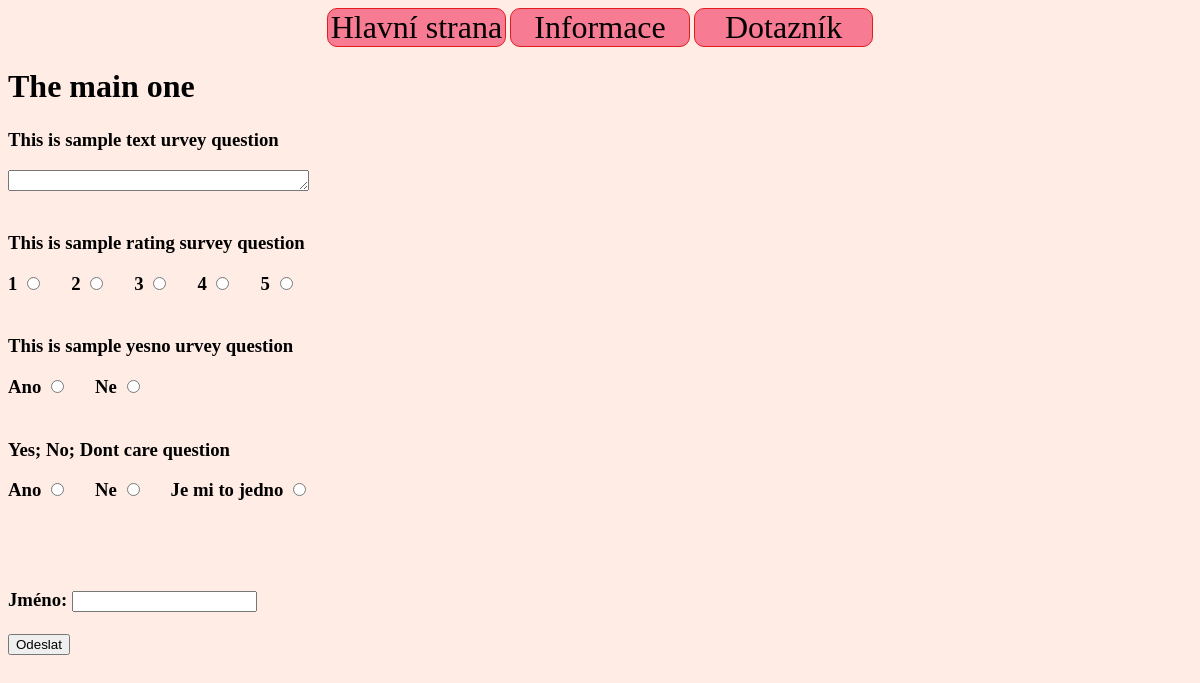
Page /survey/1 on the committed database.
### survey/models.py (models this page shows)
class Survey(Model):
    name: CharField = CharField(max_length=255)

class SurveyQuestion(Model):
    survey: ForeignKey = ForeignKey(Survey, on_delete=models.CASCADE)
    text: TextField = TextField()
    class AnswerType(TextChoices):
        RATING = 'rating', 'rating 1 - 5'
        TEXT = 'text'
        YES_NO = 'yes_no', 'yes - no'
        YES_NO_DC = 'yes_no_dc', 'yes, no, don\'t care'
    answer_type: CharField = CharField(
        max_length=200,
        choices=AnswerType.choices,
        default=AnswerType.TEXT
    )

### survey/views.py (the view)
# urls.py: path('<int:survey_id>', views.survey),
@csrf_protect
def survey(request: HttpRequest, survey_id: int) -> HttpResponse:
    prefilled = {}
    if request.method == 'POST':
        prefilled = request.POST.dict()
    if 'submit' in prefilled:
        try:
            save_survey(request, survey_id)
            return HttpResponseRedirect('/survey')
        except FormException as e:
            prefilled['form_error'] = str(e)
    survey = get_object_or_404(Survey, id=survey_id)
    questions = SurveyQuestion.objects.all().filter(survey=survey)
    context = {
        'top_layout': top_layout.get(),
        'survey': survey,
        'questions': questions,
        'possible_rates': list(map(lambda x: str(x), range(1, 6))),
        'prefilled': prefilled,
    }
    print(prefilled)
    return render(request, 'survey/survey.html', context)

### survey/views.py (called while the page is built)
@register.filter
def get_item(dct, key):
    return dct.get(str(key), '')

### top_layout.py (called while the page is built)
def get() -> str:
    return open(Path(__file__).parent/'top_layout.html', 'r', encoding='utf-8').read()

### survey/templates/survey/survey.html (shortened to what this page needs)
<html>
{{ top_layout | safe}}
<h1> {{ survey.name }} </h1>
<form id="form_{{survey.id}}" action="/survey/{{survey.id}}" method='POST'>
{% for question in questions %}
    <h3> {{ question.text }} <h3>
    {% if question.answer_type == 'rating' %}
        {% for rate in possible_rates %}
            <label for="{{ question.id }}_{{rate}}">{{ rate }}</label>
            <input id="{{ question.id }}_{{rate}}" type='radio' name={{ question.id }} value={{ rate }}
            >
        {% endfor %}
    {% elif question.answer_type == 'text' %}
        <textarea name={{ question.id }} rows='1' cols='35' form_id="form_{{survey.id}}">{{ prefilled|get_item:question.id }}</textarea>
    {% elif question.answer_type == 'yes_no' %}
        <label for="{{ question.id }}_yes">Ano</label>
        <input id="{{ question.id }}_yes" type='radio' name={{ question.id }} value='Yes'
        >
        <label for="{{ question.id }}_no">Ne</label>
        <input id="{{ question.id }}_no" type='radio' name={{ question.id }} value='No'
        >
    {% elif question.answer_type == 'yes_no_dc' %}
        <label for="{{ question.id }}_yes">Ano</label>
        <input id="{{ question.id }}_yes" type='radio' name={{ question.id }} value='Yes'
        >
        <label for="{{ question.id }}_no">Ne</label>
        <input id="{{ question.id }}_no" type='radio' name={{ question.id }} value='No'
        >
        <label for="{{ question.id }}_dc">Je mi to jedno</label>
        <input id="{{ question.id }}_dc" type='radio' name={{ question.id }} value='dc'
        >
    {% else %}
        Unknown
    {% endif %}
    <br>
    <br>
{% endfor %}
<br>
<br>
<br>
<label for='respondent'>Jméno:</label>
<input type='text' name='respondent' id='respondent' value="{{ prefilled.respondent }}">
<br>
<br>
<input type='submit' value='Odeslat' name='submit'>
</html>

### rows in the picture
Survey: name "The main one"
SurveyQuestion: text "This is sample text urvey question"
SurveyQuestion: text "This is sample rating survey question", possible_rates "1" "2" "3" "4" "5", id "☐ 1" "☐ 2" "☐ 3" "☐ 4" "☐ 5"
SurveyQuestion: text "This is sample yesno urvey question", id "☐ Ano", id "☐ Ne"
SurveyQuestion: text "Yes; No; Dont care question", id "☐ Ano", id "☐ Ne", id "☐ Je mi to jedno"

### other values in the picture
{{ top_layout | safe }} "Hlavní strana Informace Dotazník"
